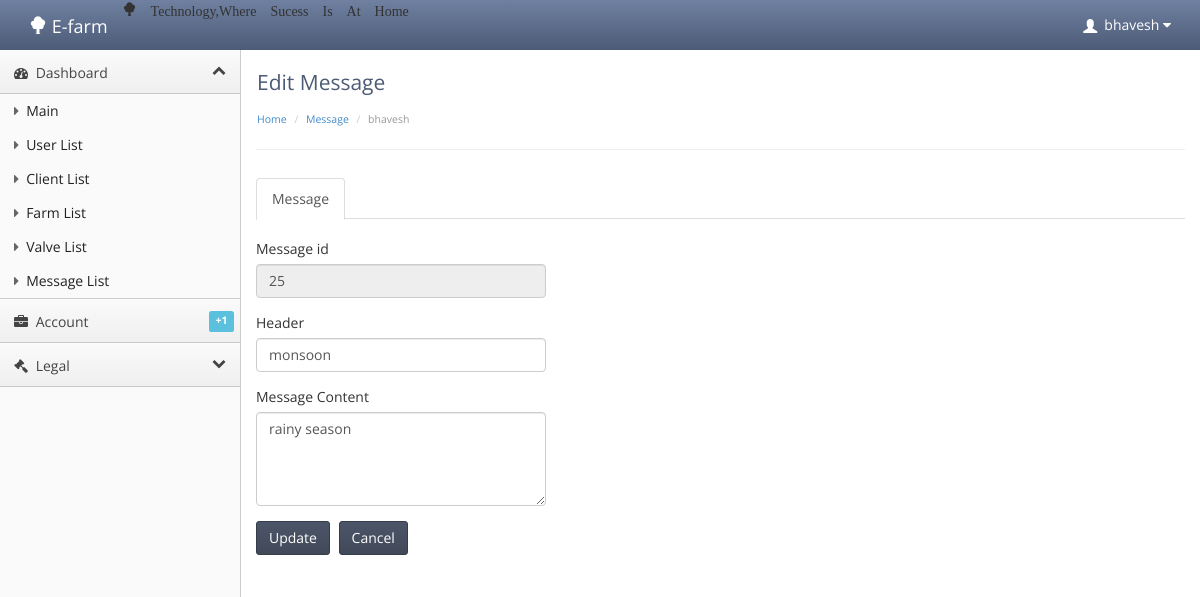
The page /admin/update_message.php?mid=25 (signed in) on the database its author committed.
### tables this page shows
CREATE TABLE IF NOT EXISTS `message` (
`mid` int(11) NOT NULL,
  `header` varchar(100) NOT NULL,
  `msg` varchar(500) NOT NULL,
  `time` datetime NOT NULL,
  `status` int(1) NOT NULL
);

### admin/update_message.php (the view, shortened to what this page needs)
<!doctype html>
<html lang="en"><head>
    <link rel="stylesheet" type="text/css" href="lib/bootstrap/css/bootstrap.css">
    <link rel="stylesheet" href="lib/font-awesome/css/font-awesome.css">
    <link rel="stylesheet" type="text/css" href="stylesheets/theme.css">
    <link rel="stylesheet" type="text/css" href="stylesheets/premium.css">
</head>
<body class=" theme-blue">
    <?php include"head.php";?>
    <div class="content">
        <div class="header">
            <h1 class="page-title">Edit Message</h1>
                    <ul class="breadcrumb">
            <li><a href="index.php">Home</a> </li>
            <li><a href="message.php">Message</a> </li>
            <li class="active"><?php
				echo $_SESSION['user_name'];?></li>
        </ul>
        </div>
        <div class="main-content">
<ul class="nav nav-tabs">
  <li class="active"><a href="#home" data-toggle="tab">Message</a></li>
</ul>
<div class="row">
  <div class="col-md-4">
    <br>
    <div id="myTabContent" class="tab-content">
      <div class="tab-pane active in" id="home">
        <div class="form-group">
		<?php
		if(isset($_GET['mid']))
		{
			include 'connect.php';
			$mid=$_GET['mid'];
			$sql = "SELECT `mid`,`header`,`msg` FROM message where mid=$mid";
			$result = mysqli_query($con,$sql);
			while($row = mysqli_fetch_assoc($result))
			{
					$mid = $row['mid'];
					$header = $row['header'];
					$msg= $row['msg'];
			}
		}
		?>
		<form method="get" action="up_info_message.php">
				<div class="form-group">
				<label>Message id</label>
				<input type="text" value="<?php echo "$mid";?>" name="mid" id="mid" class="form-control" disabled>
				</div>
				<div class="form-group">
				<label>Header</label>
				<input type ="text" value="<?php echo "$header";?>" name="header" id="header" class="form-control">
				</div>
			   <div class="form-group">
				<label>Message Content</label>
				<textarea rows="4" cols="50" name="msg" id="msg" class="form-control"><?php echo "$msg";?></textarea>
				</div>
				<div class="btn-toolbar list-toolbar">
				<input type="button" value="Update" name="submit" class="btn btn-primary" onClick="SubmitForm();"/>
				<input type="button" value="Cancel" name="submit" class="btn btn-primary" onClick="cancelForm();"/>
				</div>
			</form>
		</div>
		</div>
		</div>
		</div>
	</div>
 </body></html>

### admin/stylesheets/theme.css (style rules this page uses)
body { background: #fafafa; background-position: initial initial; background-repeat: initial initial; margin: 0px; padding: 0px; }
body, h1, h2, h3, h4, h5, h6, p, a, .h1, .h2, .h3, .h4, .h5, .h6 { font-family: 'Open Sans', helvetica, arial, sans-serif; }
h1 { color: #4d5b76; font-size: 3em; }
label { font-weight: normal; }
.content { position: relative; min-height: 800px; background: #fff; margin-left: 240px; border-left: 1px solid #cccccc; padding: 15px 15px 0px 15px; }
.header { background: #fff; border-bottom: 1px solid #cccccc; border-bottom: 1px solid #eee; border-left: 1px solid #ffffff; padding: .5em 0em 1em 0em; margin: 0px 0em 2em 0em; }
.header h1 { margin: 0em 0em .5em 0em; padding: 0em; line-height: 1em; font-size: 1.5em; font-weight: normal; }
.breadcrumb { -webkit-box-shadow: none; -moz-box-shadow: none; box-shadow: none; -webkit-border-radius: 0px; -moz-border-radius: 0px; border-radius: 0px; -moz-background-clip: padding; -webkit-background-clip: padding-box; background-clip: padding-box; background: #fff; margin-bottom: .5em; margin-bottom: 0em; padding-left: 0em; padding-right: 0em; font-size: .75em; }
.nav-tabs > li { margin-bottom: -2px; }
.btn-toolbar.list-toolbar { margin-bottom: 1em; }
.btn { -webkit-border-radius: 3px; -moz-border-radius: 3px; border-radius: 3px; }
.btn-primary { background-color: #414959; background-image: -webkit-gradient(linear, 0 0, 0 100%, from(#4c5568), to(#414959)); border: 1px solid #363d4a; font-weight: normal; }

### rows shown on the page
message: mid "25", header "monsoon", msg "rainy season"

### other values the page prints
$_SESSION['user_name'] "bhavesh"
